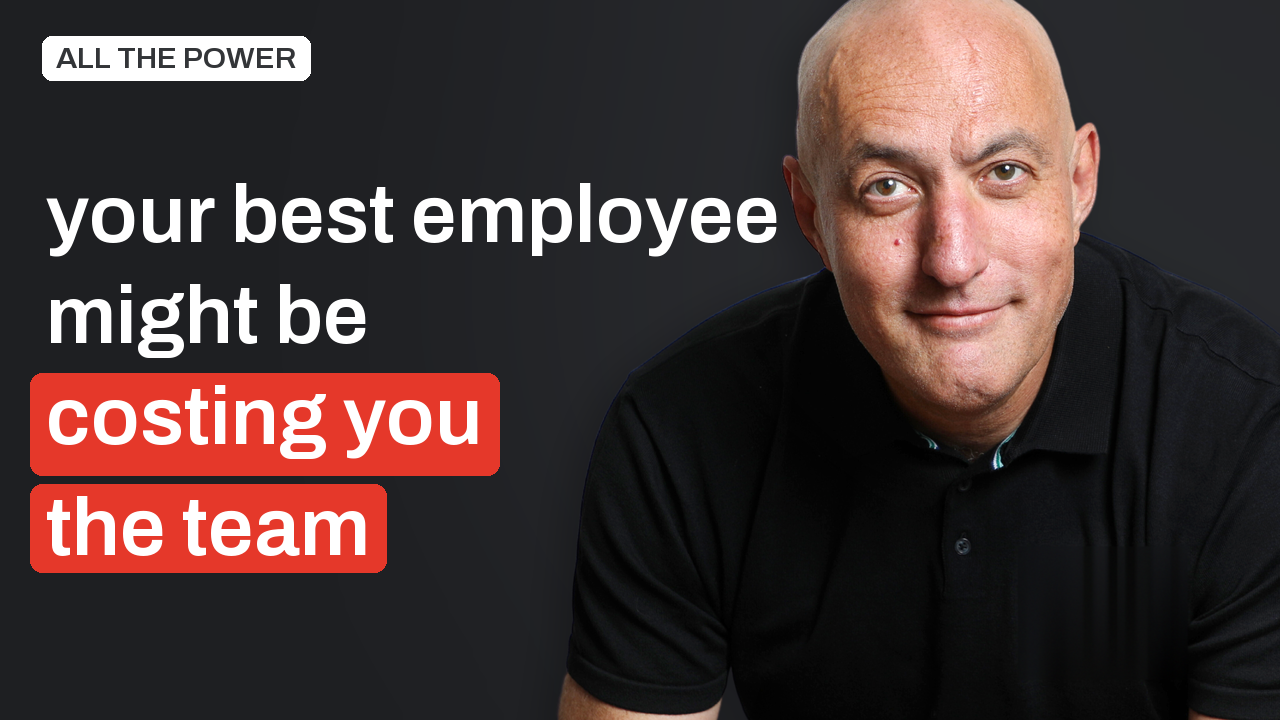
#> input picture .claude/skills/mkt-youtube-optimizer/assets/example-quote-card.png, 1280 x 720 px
$ python measure_text_heights.py --image ../../../../../mkt-youtube-optimizer/assets/example-quote-card.png
#> lines starting #> are read from the running program, lines starting #| are printed output that depends on the picture
#!/usr/bin/env python3
# /// script
# requires-python = ">=3.10"
# dependencies = ["pillow>=10.0.0", "numpy>=1.26.0"]
# ///
"""Detect text rows in a PNG and report their heights in pixels AND cqw.

Works on any high-contrast text-on-solid-bg image (e.g., coral-numbered slide).
Uses horizontal projection: for each row, count pixels above a brightness threshold;
contiguous runs of high-count rows are text lines.

The 'cqw' value is the line height as a percentage of canvas WIDTH (1080 by default)
— matching how render_template.py interprets `font-size: Xcqw` in CSS.

Usage:

    uv run measure_text_heights.py --image preview.png
    uv run measure_text_heights.py --image preview.png --compare-to ref.png  # delta mode

Output (text mode):

    Row 1:  y=140-220 (80px tall) ~ 7.4cqw  - likely DISPLAY
    Row 2:  y=240-310 (70px tall) ~ 6.5cqw  - likely DISPLAY
    Row 3:  y=460-505 (45px tall) ~ 4.2cqw  - likely BODY-LEAD
    ...

Output (compare mode):

    ROW MATCH  ref_height_cqw  preview_height_cqw  delta_pct
      1   yes       8.8                  6.7              -23.9%   ← preview is 24% smaller
      2   yes       8.5                  6.5              -23.5%
      3   yes       3.2                  3.5              +9.4%
"""
import argparse
import sys
from pathlib import Path

import numpy as np
from PIL import Image


def detect_text_rows(img: Image.Image, *, brightness_threshold: int = 200, min_pixels_per_row: int = 30, gap_threshold: int = 8) -> list[tuple[int, int]]:
    """Find vertical bands of bright pixels (assumes text is bright-on-dark or vice-versa).

    Returns list of (top_y, bottom_y) tuples in pixel coords.
    """
    arr = np.array(img.convert("L"))  # grayscale
    h, w = arr.shape

    # Invert if image is mostly bright (text-on-light scenario)
    if arr.mean() > 127:
        arr = 255 - arr

    # Per-row count of bright pixels (now: bright = text candidate)
    counts = (arr > brightness_threshold).sum(axis=1)

    # Threshold: a row has "text" if it has at least min_pixels_per_row bright pixels
    has_text = counts >= min_pixels_per_row

    # Find contiguous runs of has_text, allowing short gaps
    runs: list[tuple[int, int]] = []
    in_run = False
    start = 0
    gap = 0
    for y in range(h):
        if has_text[y]:
            if not in_run:
                start = y
                in_run = True
            gap = 0
        else:
            if in_run:
                gap += 1
                if gap > gap_threshold:
                    end = y - gap
                    if end - start >= 3:  # ignore noise blips
                        runs.append((start, end))
                    in_run = False
                    gap = 0
    if in_run:
        runs.append((start, h - 1))
    return runs


def classify_role(cqw: float) -> str:
    """Best guess at role from cqw — uses design-fundamentals.md scale."""
    if cqw >= 18: return "display-massive"
    if cqw >= 8:  return "display-large"
    if cqw >= 6:  return "display"
    if cqw >= 4.5: return "headline"
    if cqw >= 3.5: return "body-lead"
    if cqw >= 3.0: return "body"
    if cqw >= 2.0: return "caption"
    if cqw >= 1.2: return "kicker"
    return "below-floor"


def report_single(img_path: Path, canvas_w: int) -> list[dict]:
    img = Image.open(img_path).convert("RGB")
    # Normalize to canvas width for consistent cqw math
    if img.width != canvas_w:
        ratio = canvas_w / img.width
        img = img.resize((canvas_w, int(img.height * ratio)), Image.LANCZOS)
    rows = detect_text_rows(img)
    out = []
    for i, (top, bot) in enumerate(rows, 1):
        height_px = bot - top
        cqw = height_px / canvas_w * 100
        out.append({
            "row": i,
            "top_px": top,
            "bot_px": bot,
            "height_px": height_px,
            "cqw": round(cqw, 2),
            "guess_role": classify_role(cqw),
        })
    return out


def main() -> int:
    ap = argparse.ArgumentParser()
    ap.add_argument("--image", type=Path, required=True)
    ap.add_argument("--compare-to", type=Path, help="If given, run delta mode against this REF image.")
    ap.add_argument("--canvas-width", type=int, default=1080)
    args = ap.parse_args()

    if not args.image.exists():
        print(f"Error: image not found: {args.image}", file=sys.stderr)
        return 1

    rows_a = report_single(args.image, args.canvas_width)
#> in report_single, img is the input picture: PIL image 1280x720 RGB; mean R, G, B 70.1, 53.6, 52.5
#> in detect_text_rows, `arr = np.array(img.convert("L"))`:
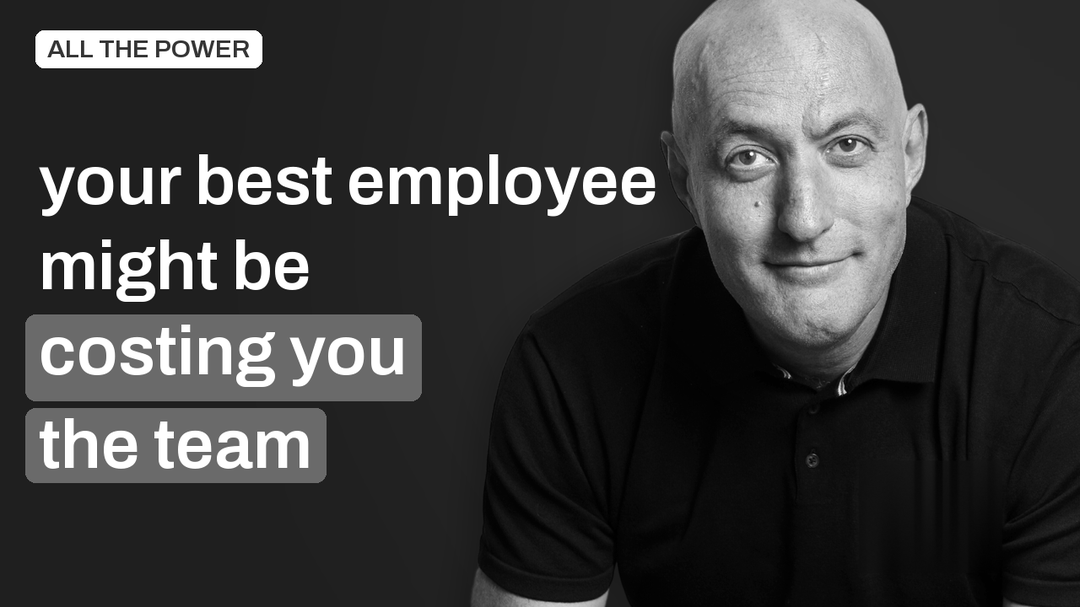
#> arr: shape (607, 1080); min 0, max 255, mean 58.3
#> in detect_text_rows, `counts = (arr > brightness_threshold).sum(axis=1)`: counts = 607 values, max 423 at index 198, min 0 at index 0, mean 71.18
#> after the loop in detect_text_rows, `for y in range(h):`: end = 467; in_run = False; runs = [(31, 119), (155, 220), (243, 301), (337, 385), (431, 467)]; start = 431
#> in report_single, `rows = detect_text_rows(img)`: rows has the same summary as runs in detect_text_rows
#> the loop in report_single, `for i, (top, bot) in enumerate(rows, 1):` made 5 passes
#> (top, bot, height_px, cqw) on passes 1 to 5: (31, 119, 88, 8.15), (155, 220, 65, 6.02), (243, 301, 58, 5.37), (337, 385, 48, 4.44), (431, 467, 36, 3.33)
#> after the loop in report_single, `for i, (top, bot) in enumerate(rows, 1):`: out = 5 items
#> rows_a = 5 items

    if args.compare_to:
        if not args.compare_to.exists():
            print(f"Error: ref image not found: {args.compare_to}", file=sys.stderr)
            return 1
        rows_b = report_single(args.compare_to, args.canvas_width)

        print(f"\n  Comparing REF={args.compare_to.name} vs PREVIEW={args.image.name}")
        print(f"  Canvas width: {args.canvas_width}px\n")
        print(f"  {'ROW':>3}  {'ref_cqw':>8}  {'preview_cqw':>11}  {'delta_pct':>9}  guess_role")
        print("  " + "-" * 60)
        n = max(len(rows_a), len(rows_b))
        for i in range(n):
            ref = rows_b[i] if i < len(rows_b) else None
            pre = rows_a[i] if i < len(rows_a) else None
            if ref and pre:
                delta = (pre["cqw"] - ref["cqw"]) / ref["cqw"] * 100
                print(f"  {i+1:>3}  {ref['cqw']:>8.2f}  {pre['cqw']:>11.2f}  {delta:>+8.1f}%  ref:{ref['guess_role']}, preview:{pre['guess_role']}")
            elif ref:
                print(f"  {i+1:>3}  {ref['cqw']:>8.2f}  {'(missing)':>11}        -    preview missing this row")
            elif pre:
                print(f"  {i+1:>3}  {'(missing)':>8}  {pre['cqw']:>11.2f}        -    ref missing this row (extra in preview)")
        return 0

    # Single-image mode
    print(f"\n  Image: {args.image.name}  (canvas {args.canvas_width}px)")
    print(f"  Detected {len(rows_a)} text row(s):\n")
#|   Detected 5 text row(s):
    for r in rows_a:
        print(f"    Row {r['row']:>2}: y={r['top_px']}-{r['bot_px']} ({r['height_px']}px tall) ~ {r['cqw']:.2f}cqw - guess: {r['guess_role']}")
#> this loop made 5 passes
#|     Row  1: y=31-119 (88px tall) ~ 8.15cqw - guess: display-large
#|     Row  2: y=155-220 (65px tall) ~ 6.02cqw - guess: display
#|     Row  3: y=243-301 (58px tall) ~ 5.37cqw - guess: headline
#|     Row  4: y=337-385 (48px tall) ~ 4.44cqw - guess: body-lead
#|     Row  5: y=431-467 (36px tall) ~ 3.33cqw - guess: body
    return 0


if __name__ == "__main__":
    sys.exit(main())
#> (the program exits here)
